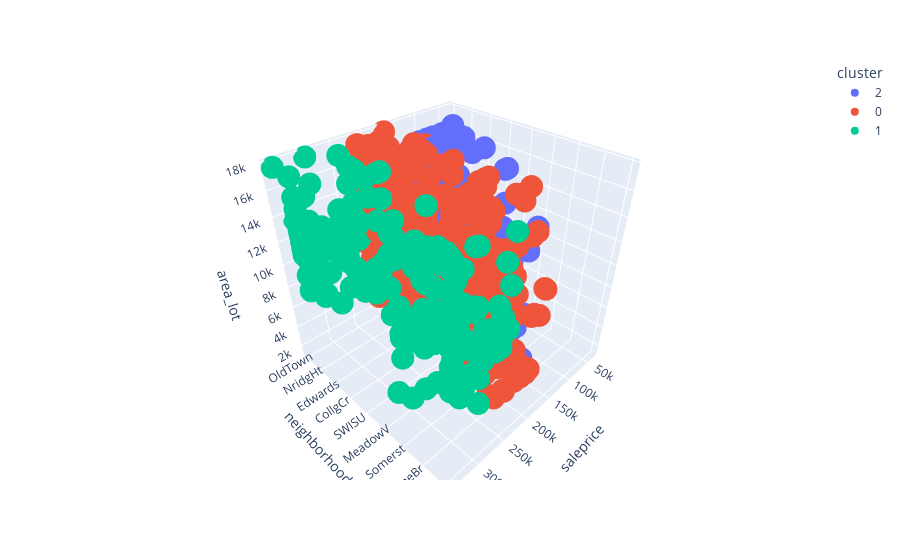

Write notebook code for a chart like this one.
### Code cell
fig = px.scatter_3d(data, x='saleprice', y='neighborhood', z='area_lot', color='cluster')
fig.show()

### Figure 1 — Plotly figure (JSON) as saved in the notebook; plotly's stock layout.template omitted (floating-point values rounded to 4 significant figures; data arrays with more than 128 entries replaced by an {"elided": "..."} marker saying what was removed)
{"data": [{"hovertemplate": "cluster=2<br>saleprice=%{x}<br>neighborhood=%{y}<br>area_lot=%{z}<extra></extra>", "legendgroup": "2", "marker": {"color": "#636efa", "symbol": "circle"}, "mode": "markers", "name": "2", "scene": "scene", "showlegend": true, "type": "scatter3d", "x": {"elided": "692 int values"}, "y": {"elided": "692 str values"}, "z": {"elided": "692 float values"}}, {"hovertemplate": "cluster=0<br>saleprice=%{x}<br>neighborhood=%{y}<br>area_lot=%{z}<extra></extra>", "legendgroup": "0", "marker": {"color": "#EF553B", "symbol": "circle"}, "mode": "markers", "name": "0", "scene": "scene", "showlegend": true, "type": "scatter3d", "x": {"elided": "538 int values"}, "y": {"elided": "538 str values"}, "z": {"elided": "538 float values"}}, {"hovertemplate": "cluster=1<br>saleprice=%{x}<br>neighborhood=%{y}<br>area_lot=%{z}<extra></extra>", "legendgroup": "1", "marker": {"color": "#00cc96", "symbol": "circle"}, "mode": "markers", "name": "1", "scene": "scene", "showlegend": true, "type": "scatter3d", "x": {"elided": "230 float values"}, "y": {"elided": "230 str values"}, "z": {"elided": "230 float values"}}], "layout": {"legend": {"title": {"text": "cluster"}, "tracegroupgap": 0}, "margin": {"t": 60}, "scene": {"domain": {"x": [0, 1], "y": [0, 1]}, "xaxis": {"title": {"text": "saleprice"}}, "yaxis": {"title": {"text": "neighborhood"}}, "zaxis": {"title": {"text": "area_lot"}}}}}
